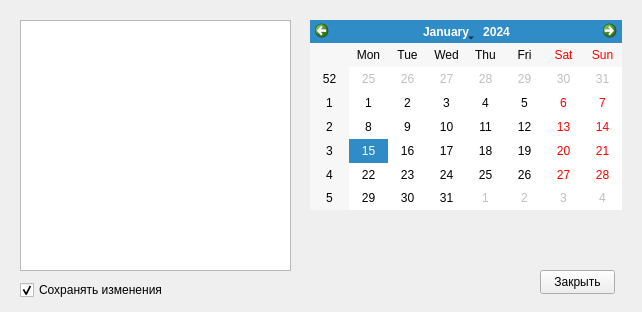
<?xml version="1.0" encoding="UTF-8"?>
<ui version="4.0">
 <class>notepad</class>
 <widget class="QWidget" name="notepad">
  <property name="geometry">
   <rect>
    <x>0</x>
    <y>0</y>
    <width>642</width>
    <height>312</height>
   </rect>
  </property>
  <property name="windowTitle">
   <string>Блокнот</string>
  </property>
  <widget class="QTextBrowser" name="ui_text_area">
   <property name="geometry">
    <rect>
     <x>20</x>
     <y>20</y>
     <width>271</width>
     <height>251</height>
    </rect>
   </property>
  </widget>
  <widget class="QCalendarWidget" name="calendarWidget">
   <property name="geometry">
    <rect>
     <x>310</x>
     <y>20</y>
     <width>312</width>
     <height>190</height>
    </rect>
   </property>
  </widget>
  <widget class="QPushButton" name="b_close">
   <property name="geometry">
    <rect>
     <x>540</x>
     <y>270</y>
     <width>75</width>
     <height>24</height>
    </rect>
   </property>
   <property name="text">
    <string>Закрыть</string>
   </property>
  </widget>
  <widget class="QCheckBox" name="ui_check_box">
   <property name="geometry">
    <rect>
     <x>20</x>
     <y>280</y>
     <width>191</width>
     <height>20</height>
    </rect>
   </property>
   <property name="text">
    <string>Сохранять изменения</string>
   </property>
   <property name="checked">
    <bool>true</bool>
   </property>
  </widget>
 </widget>
 <resources/>
 <connections/>
</ui>
